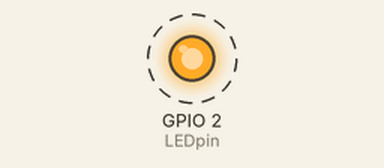
Simulated run of this sketch. Board: ESP32. Parts: output pins drawn as LEDs (lit = HIGH). Dashed ring = blinking.

Above: at 0.2 s.
Timing chart, 0 to 3.0 s (numbered marks = the images above):
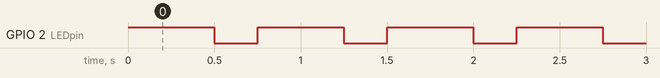

The sketch:

blink_LED.ino
```cpp
#if CONFIG_FREERTOS_UNICORE
static const BaseType_t app_cpu = 0;
#else
static const BaseType_t app_cpu = 1;
#endif

//pins
int LED_BUILTIN = 2;
int LEDpin = LED_BUILTIN;

//Task: blink LED

void toggleLED(void*parameter){
  while(1){
    digitalWrite(LEDpin, HIGH);
    vTaskDelay(500/portTICK_PERIOD_MS);
    digitalWrite(LEDpin, LOW);
    vTaskDelay(250/portTICK_PERIOD_MS);
  }
}

void setup() {
  //configure pin
  pinMode(LEDpin, OUTPUT);

  //task to run forever
  xTaskCreatePinnedToCore(
              toggleLED, //function to be called
              "Toggle LED", //name of task
              1024, //Stack size
              NULL, //Parameter to pass to function
              1, //Task priority
              NULL, //Task handle
              app_cpu); //Run on one core for demo purposes

}

void loop() {
  // put your main code here, to run repeatedly:

}
```

Measured:
- by itself, GPIO 2 (LEDpin): alternates HIGH for 0.50 s and LOW for 0.25 s
